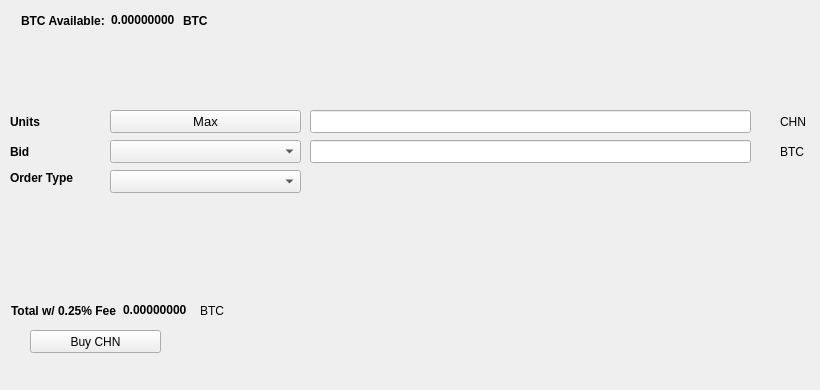
   <widget class="QWidget" name="BuyTab">
    <attribute name="title">
     <string>Buy</string>
    </attribute>
    <widget class="QPushButton" name="BuyCHN">
     <property name="geometry">
      <rect>
       <x>30</x>
       <y>330</y>
       <width>131</width>
       <height>23</height>
      </rect>
     </property>
     <property name="text">
      <string>Buy CHN</string>
     </property>
     <property name="icon">
      <iconset resource="../chronos.qrc">
       <normaloff>:/icons/bitcoin</normaloff>:/icons/bitcoin</iconset>
     </property>
    </widget>
    <widget class="QLabel" name="label_3">
     <property name="geometry">
      <rect>
       <x>10</x>
       <y>110</y>
       <width>46</width>
       <height>23</height>
      </rect>
     </property>
     <property name="font">
      <font>
       <weight>75</weight>
       <bold>true</bold>
      </font>
     </property>
     <property name="text">
      <string>Units</string>
     </property>
    </widget>
    <widget class="QLineEdit" name="UnitsInput">
     <property name="geometry">
      <rect>
       <x>310</x>
       <y>110</y>
       <width>441</width>
       <height>23</height>
      </rect>
     </property>
     <property name="font">
      <font>
       <pointsize>9</pointsize>
       <weight>75</weight>
       <bold>true</bold>
      </font>
     </property>
    </widget>
    <widget class="QLineEdit" name="BuyBidPriceEdit">
     <property name="geometry">
      <rect>
       <x>310</x>
       <y>140</y>
       <width>441</width>
       <height>23</height>
      </rect>
     </property>
     <property name="font">
      <font>
       <pointsize>9</pointsize>
       <weight>75</weight>
       <bold>true</bold>
      </font>
     </property>
    </widget>
    <widget class="QLabel" name="label_4">
     <property name="geometry">
      <rect>
       <x>780</x>
       <y>110</y>
       <width>31</width>
       <height>23</height>
      </rect>
     </property>
     <property name="text">
      <string>CHN</string>
     </property>
    </widget>
    <widget class="QLabel" name="label_5">
     <property name="geometry">
      <rect>
       <x>780</x>
       <y>140</y>
       <width>31</width>
       <height>23</height>
      </rect>
     </property>
     <property name="text">
      <string>BTC</string>
     </property>
    </widget>
    <widget class="QLabel" name="label_6">
     <property name="geometry">
      <rect>
       <x>10</x>
       <y>140</y>
       <width>46</width>
       <height>23</height>
      </rect>
     </property>
     <property name="font">
      <font>
       <weight>75</weight>
       <bold>true</bold>
      </font>
     </property>
     <property name="text">
      <string>Bid</string>
     </property>
    </widget>
    <widget class="QLabel" name="label_7">
     <property name="geometry">
      <rect>
       <x>10</x>
       <y>170</y>
       <width>91</width>
       <height>16</height>
      </rect>
     </property>
     <property name="font">
      <font>
       <weight>75</weight>
       <bold>true</bold>
      </font>
     </property>
     <property name="text">
      <string>Order Type</string>
     </property>
    </widget>
    <widget class="QPushButton" name="Buy_Max_Amount">
     <property name="geometry">
      <rect>
       <x>110</x>
       <y>110</y>
       <width>191</width>
       <height>23</height>
      </rect>
     </property>
     <property name="font">
      <font>
       <pointsize>10</pointsize>
      </font>
     </property>
     <property name="text">
      <string>Max</string>
     </property>
    </widget>
    <widget class="QComboBox" name="BuyBidcomboBox">
     <property name="geometry">
      <rect>
       <x>110</x>
       <y>140</y>
       <width>191</width>
       <height>23</height>
      </rect>
     </property>
     <property name="font">
      <font>
       <pointsize>10</pointsize>
      </font>
     </property>
    </widget>
    <widget class="QComboBox" name="buyOrdertypeCombo">
     <property name="geometry">
      <rect>
       <x>110</x>
       <y>170</y>
       <width>191</width>
       <height>23</height>
      </rect>
     </property>
     <property name="font">
      <font>
       <pointsize>10</pointsize>
      </font>
     </property>
    </widget>
    <widget class="QWidget" name="layoutWidget1">
     <property name="geometry">
      <rect>
       <x>21</x>
       <y>11</y>
       <width>227</width>
       <height>19</height>
      </rect>
     </property>
     <layout class="QHBoxLayout" name="horizontalLayout_3">
      <item>
       <widget class="QLabel" name="label232">
        <property name="font">
         <font>
          <weight>75</weight>
          <bold>true</bold>
         </font>
        </property>
        <property name="text">
         <string>BTC Available:</string>
        </property>
       </widget>
      </item>
      <item>
       <widget class="QLabel" name="BtcAvailableLbl">
        <property name="palette">
         <palette>
          <active>
           <colorrole role="WindowText">
            <brush brushstyle="SolidPattern">
             <color alpha="255">
              <red>0</red>
              <green>0</green>
              <blue>0</blue>
             </color>
            </brush>
           </colorrole>
           <colorrole role="Button">
            <brush brushstyle="SolidPattern">
             <color alpha="255">
              <red>0</red>
              <green>170</green>
              <blue>0</blue>
             </color>
            </brush>
           </colorrole>
           <colorrole role="Light">
            <brush brushstyle="SolidPattern">
             <color alpha="255">
              <red>0</red>
              <green>255</green>
              <blue>0</blue>
             </color>
            </brush>
           </colorrole>
           <colorrole role="Midlight">
            <brush brushstyle="SolidPattern">
             <color alpha="255">
              <red>0</red>
              <green>212</green>
              <blue>0</blue>
             </color>
            </brush>
           </colorrole>
           <colorrole role="Dark">
            <brush brushstyle="SolidPattern">
             <color alpha="255">
              <red>0</red>
              <green>85</green>
              <blue>0</blue>
             </color>
            </brush>
           </colorrole>
           <colorrole role="Mid">
            <brush brushstyle="SolidPattern">
             <color alpha="255">
              <red>0</red>
              <green>113</green>
              <blue>0</blue>
             </color>
            </brush>
           </colorrole>
           <colorrole role="Text">
            <brush brushstyle="SolidPattern">
             <color alpha="255">
              <red>0</red>
              <green>170</green>
              <blue>0</blue>
             </color>
            </brush>
           </colorrole>
           <colorrole role="BrightText">
            <brush brushstyle="SolidPattern">
             <color alpha="255">
              <red>255</red>
              <green>255</green>
              <blue>255</blue>
             </color>
            </brush>
           </colorrole>
           <colorrole role="ButtonText">
            <brush brushstyle="SolidPattern">
             <color alpha="255">
              <red>0</red>
              <green>0</green>
              <blue>0</blue>
             </color>
            </brush>
           </colorrole>
           <colorrole role="Base">
            <brush brushstyle="SolidPattern">
             <color alpha="255">
              <red>255</red>
              <green>255</green>
              <blue>255</blue>
             </color>
            </brush>
           </colorrole>
           <colorrole role="Window">
            <brush brushstyle="SolidPattern">
             <color alpha="255">
              <red>0</red>
              <green>170</green>
              <blue>0</blue>
             </color>
            </brush>
           </colorrole>
           <colorrole role="Shadow">
            <brush brushstyle="SolidPattern">
             <color alpha="255">
              <red>0</red>
              <green>0</green>
              <blue>0</blue>
             </color>
            </brush>
           </colorrole>
           <colorrole role="AlternateBase">
            <brush brushstyle="SolidPattern">
             <color alpha="255">
              <red>127</red>
              <green>212</green>
              <blue>127</blue>
             </color>
            </brush>
           </colorrole>
           <colorrole role="ToolTipBase">
            <brush brushstyle="SolidPattern">
             <color alpha="255">
              <red>255</red>
              <green>255</green>
              <blue>220</blue>
             </color>
            </brush>
           </colorrole>
           <colorrole role="ToolTipText">
            <brush brushstyle="SolidPattern">
             <color alpha="255">
              <red>0</red>
              <green>0</green>
              <blue>0</blue>
             </color>
            </brush>
           </colorrole>
          </active>
          <inactive>
           <colorrole role="WindowText">
            <brush brushstyle="SolidPattern">
             <color alpha="255">
              <red>0</red>
              <green>0</green>
              <blue>0</blue>
             </color>
            </brush>
           </colorrole>
           <colorrole role="Button">
            <brush brushstyle="SolidPattern">
             <color alpha="255">
              <red>0</red>
              <green>170</green>
              <blue>0</blue>
             </color>
            </brush>
           </colorrole>
           <colorrole role="Light">
            <brush brushstyle="SolidPattern">
             <color alpha="255">
              <red>0</red>
              <green>255</green>
              <blue>0</blue>
             </color>
            </brush>
           </colorrole>
           <colorrole role="Midlight">
            <brush brushstyle="SolidPattern">
             <color alpha="255">
              <red>0</red>
              <green>212</green>
              <blue>0</blue>
             </color>
            </brush>
           </colorrole>
           <colorrole role="Dark">
            <brush brushstyle="SolidPattern">
             <color alpha="255">
              <red>0</red>
              <green>85</green>
              <blue>0</blue>
             </color>
            </brush>
           </colorrole>
           <colorrole role="Mid">
            <brush brushstyle="SolidPattern">
             <color alpha="255">
              <red>0</red>
              <green>113</green>
              <blue>0</blue>
             </color>
            </brush>
           </colorrole>
           <colorrole role="Text">
            <brush brushstyle="SolidPattern">
             <color alpha="255">
              <red>0</red>
              <green>170</green>
              <blue>0</blue>
             </color>
            </brush>
           </colorrole>
           <colorrole role="BrightText">
            <brush brushstyle="SolidPattern">
             <color alpha="255">
              <red>255</red>
              <green>255</green>
              <blue>255</blue>
             </color>
            </brush>
           </colorrole>
           <colorrole role="ButtonText">
            <brush brushstyle="SolidPattern">
             <color alpha="255">
              <red>0</red>
              <green>0</green>
              <blue>0</blue>
             </color>
            </brush>
           </colorrole>
           <colorrole role="Base">
            <brush brushstyle="SolidPattern">
             <color alpha="255">
              <red>255</red>
              <green>255</green>
              <blue>255</blue>
             </color>
            </brush>
           </colorrole>
           <colorrole role="Window">
            <brush brushstyle="SolidPattern">
             <color alpha="255">
              <red>0</red>
              <green>170</green>
              <blue>0</blue>
             </color>
            </brush>
           </colorrole>
           <colorrole role="Shadow">
            <brush brushstyle="SolidPattern">
             <color alpha="255">
              <red>0</red>
              <green>0</green>
              <blue>0</blue>
             </color>
            </brush>
           </colorrole>
           <colorrole role="AlternateBase">
            <brush brushstyle="SolidPattern">
             <color alpha="255">
              <red>127</red>
              <green>212</green>
              <blue>127</blue>
             </color>
            </brush>
           </colorrole>
           <colorrole role="ToolTipBase">
            <brush brushstyle="SolidPattern">
             <color alpha="255">
              <red>255</red>
              <green>255</green>
              <blue>220</blue>
             </color>
            </brush>
           </colorrole>
           <colorrole role="ToolTipText">
            <brush brushstyle="SolidPattern">
             <color alpha="255">
              <red>0</red>
              <green>0</green>
              <blue>0</blue>
             </color>
            </brush>
           </colorrole>
          </inactive>
          <disabled>
           <colorrole role="WindowText">
            <brush brushstyle="SolidPattern">
             <color alpha="255">
              <red>0</red>
              <green>85</green>
              <blue>0</blue>
             </color>
            </brush>
           </colorrole>
           <colorrole role="Button">
            <brush brushstyle="SolidPattern">
             <color alpha="255">
              <red>0</red>
              <green>170</green>
              <blue>0</blue>
             </color>
            </brush>
           </colorrole>
           <colorrole role="Light">
            <brush brushstyle="SolidPattern">
             <color alpha="255">
              <red>0</red>
              <green>255</green>
              <blue>0</blue>
             </color>
            </brush>
           </colorrole>
           <colorrole role="Midlight">
            <brush brushstyle="SolidPattern">
             <color alpha="255">
              <red>0</red>
              <green>212</green>
              <blue>0</blue>
             </color>
            </brush>
           </colorrole>
           <colorrole role="Dark">
            <brush brushstyle="SolidPattern">
             <color alpha="255">
              <red>0</red>
              <green>85</green>
              <blue>0</blue>
             </color>
            </brush>
           </colorrole>
           <colorrole role="Mid">
            <brush brushstyle="SolidPattern">
             <color alpha="255">
              <red>0</red>
              <green>113</green>
              <blue>0</blue>
             </color>
            </brush>
           </colorrole>
           <colorrole role="Text">
            <brush brushstyle="SolidPattern">
             <color alpha="255">
              <red>0</red>
              <green>85</green>
              <blue>0</blue>
             </color>
            </brush>
           </colorrole>
           <colorrole role="BrightText">
            <brush brushstyle="SolidPattern">
             <color alpha="255">
              <red>255</red>
              <green>255</green>
              <blue>255</blue>
             </color>
            </brush>
           </colorrole>
           <colorrole role="ButtonText">
            <brush brushstyle="SolidPattern">
             <color alpha="255">
              <red>0</red>
              <green>85</green>
              <blue>0</blue>
             </color>
            </brush>
           </colorrole>
           <colorrole role="Base">
            <brush brushstyle="SolidPattern">
             <color alpha="255">
              <red>0</red>
              <green>170</green>
              <blue>0</blue>
             </color>
            </brush>
           </colorrole>
           <colorrole role="Window">
            <brush brushstyle="SolidPattern">
             <color alpha="255">
              <red>0</red>
              <green>170</green>
              <blue>0</blue>
             </color>
            </brush>
           </colorrole>
           <colorrole role="Shadow">
            <brush brushstyle="SolidPattern">
             <color alpha="255">
              <red>0</red>
              <green>0</green>
              <blue>0</blue>
             </color>
            </brush>
           </colorrole>
           <colorrole role="AlternateBase">
            <brush brushstyle="SolidPattern">
             <color alpha="255">
              <red>0</red>
              <green>170</green>
              <blue>0</blue>
             </color>
            </brush>
           </colorrole>
           <colorrole role="ToolTipBase">
            <brush brushstyle="SolidPattern">
             <color alpha="255">
              <red>255</red>
              <green>255</green>
              <blue>220</blue>
             </color>
            </brush>
           </colorrole>
           <colorrole role="ToolTipText">
            <brush brushstyle="SolidPattern">
             <color alpha="255">
              <red>0</red>
              <green>0</green>
              <blue>0</blue>
             </color>
            </brush>
           </colorrole>
          </disabled>
         </palette>
        </property>
        <property name="font">
         <font>
          <weight>75</weight>
          <bold>true</bold>
         </font>
        </property>
        <property name="text">
         <string>0.00000000</string>
        </property>
        <property name="textInteractionFlags">
         <set>Qt::LinksAccessibleByMouse|Qt::TextSelectableByKeyboard|Qt::TextSelectableByMouse</set>
        </property>
       </widget>
      </item>
      <item>
       <widget class="QLabel" name="BtcAvailableLbl_2">
        <property name="font">
         <font>
          <weight>75</weight>
          <bold>true</bold>
         </font>
        </property>
        <property name="text">
         <string>BTC</string>
        </property>
       </widget>
      </item>
     </layout>
    </widget>
    <widget class="QWidget" name="layoutWidge2">
     <property name="geometry">
      <rect>
       <x>11</x>
       <y>301</y>
       <width>259</width>
       <height>19</height>
      </rect>
     </property>
     <layout class="QHBoxLayout" name="horizontalLayout_4">
      <item>
       <widget class="QLabel" name="label_9">
        <property name="font">
         <font>
          <weight>75</weight>
          <bold>true</bold>
         </font>
        </property>
        <property name="text">
         <string>Total w/ 0.25% Fee</string>
        </property>
       </widget>
      </item>
      <item>
       <widget class="QLabel" name="BuyCostLabel">
        <property name="palette">
         <palette>
          <active>
           <colorrole role="WindowText">
            <brush brushstyle="SolidPattern">
             <color alpha="255">
              <red>0</red>
              <green>0</green>
              <blue>0</blue>
             </color>
            </brush>
           </colorrole>
           <colorrole role="Button">
            <brush brushstyle="SolidPattern">
             <color alpha="255">
              <red>0</red>
              <green>170</green>
              <blue>0</blue>
             </color>
            </brush>
           </colorrole>
           <colorrole role="Light">
            <brush brushstyle="SolidPattern">
             <color alpha="255">
              <red>0</red>
              <green>255</green>
              <blue>0</blue>
             </color>
            </brush>
           </colorrole>
           <colorrole role="Midlight">
            <brush brushstyle="SolidPattern">
             <color alpha="255">
              <red>0</red>
              <green>212</green>
              <blue>0</blue>
             </color>
            </brush>
           </colorrole>
           <colorrole role="Dark">
            <brush brushstyle="SolidPattern">
             <color alpha="255">
              <red>0</red>
              <green>85</green>
              <blue>0</blue>
             </color>
            </brush>
           </colorrole>
           <colorrole role="Mid">
            <brush brushstyle="SolidPattern">
             <color alpha="255">
              <red>0</red>
              <green>113</green>
              <blue>0</blue>
             </color>
            </brush>
           </colorrole>
           <colorrole role="Text">
            <brush brushstyle="SolidPattern">
             <color alpha="255">
              <red>0</red>
              <green>170</green>
              <blue>0</blue>
             </color>
            </brush>
           </colorrole>
           <colorrole role="BrightText">
            <brush brushstyle="SolidPattern">
             <color alpha="255">
              <red>255</red>
              <green>255</green>
              <blue>255</blue>
             </color>
            </brush>
           </colorrole>
           <colorrole role="ButtonText">
            <brush brushstyle="SolidPattern">
             <color alpha="255">
              <red>0</red>
              <green>0</green>
              <blue>0</blue>
             </color>
            </brush>
           </colorrole>
           <colorrole role="Base">
            <brush brushstyle="SolidPattern">
             <color alpha="255">
              <red>255</red>
              <green>255</green>
              <blue>255</blue>
             </color>
            </brush>
           </colorrole>
           <colorrole role="Window">
            <brush brushstyle="SolidPattern">
             <color alpha="255">
              <red>0</red>
              <green>170</green>
              <blue>0</blue>
             </color>
            </brush>
           </colorrole>
           <colorrole role="Shadow">
            <brush brushstyle="SolidPattern">
             <color alpha="255">
              <red>0</red>
              <green>0</green>
              <blue>0</blue>
             </color>
            </brush>
           </colorrole>
           <colorrole role="AlternateBase">
            <brush brushstyle="SolidPattern">
             <color alpha="255">
              <red>127</red>
              <green>212</green>
              <blue>127</blue>
             </color>
            </brush>
           </colorrole>
           <colorrole role="ToolTipBase">
            <brush brushstyle="SolidPattern">
             <color alpha="255">
              <red>255</red>
              <green>255</green>
              <blue>220</blue>
             </color>
            </brush>
           </colorrole>
           <colorrole role="ToolTipText">
            <brush brushstyle="SolidPattern">
             <color alpha="255">
              <red>0</red>
              <green>0</green>
              <blue>0</blue>
             </color>
            </brush>
           </colorrole>
          </active>
          <inactive>
           <colorrole role="WindowText">
            <brush brushstyle="SolidPattern">
             <color alpha="255">
              <red>0</red>
              <green>0</green>
              <blue>0</blue>
             </color>
            </brush>
           </colorrole>
           <colorrole role="Button">
            <brush brushstyle="SolidPattern">
             <color alpha="255">
              <red>0</red>
              <green>170</green>
              <blue>0</blue>
             </color>
            </brush>
           </colorrole>
           <colorrole role="Light">
            <brush brushstyle="SolidPattern">
             <color alpha="255">
              <red>0</red>
              <green>255</green>
              <blue>0</blue>
             </color>
            </brush>
           </colorrole>
           <colorrole role="Midlight">
            <brush brushstyle="SolidPattern">
             <color alpha="255">
              <red>0</red>
              <green>212</green>
              <blue>0</blue>
             </color>
            </brush>
           </colorrole>
           <colorrole role="Dark">
            <brush brushstyle="SolidPattern">
             <color alpha="255">
              <red>0</red>
              <green>85</green>
              <blue>0</blue>
             </color>
            </brush>
           </colorrole>
           <colorrole role="Mid">
            <brush brushstyle="SolidPattern">
             <color alpha="255">
              <red>0</red>
              <green>113</green>
              <blue>0</blue>
             </color>
            </brush>
           </colorrole>
           <colorrole role="Text">
            <brush brushstyle="SolidPattern">
             <color alpha="255">
              <red>0</red>
              <green>170</green>
              <blue>0</blue>
             </color>
            </brush>
           </colorrole>
           <colorrole role="BrightText">
            <brush brushstyle="SolidPattern">
             <color alpha="255">
              <red>255</red>
              <green>255</green>
              <blue>255</blue>
             </color>
            </brush>
           </colorrole>
           <colorrole role="ButtonText">
            <brush brushstyle="SolidPattern">
             <color alpha="255">
              <red>0</red>
              <green>0</green>
              <blue>0</blue>
             </color>
            </brush>
           </colorrole>
           <colorrole role="Base">
            <brush brushstyle="SolidPattern">
             <color alpha="255">
              <red>255</red>
              <green>255</green>
              <blue>255</blue>
             </color>
            </brush>
           </colorrole>
           <colorrole role="Window">
            <brush brushstyle="SolidPattern">
             <color alpha="255">
              <red>0</red>
              <green>170</green>
              <blue>0</blue>
             </color>
            </brush>
           </colorrole>
           <colorrole role="Shadow">
            <brush brushstyle="SolidPattern">
             <color alpha="255">
              <red>0</red>
              <green>0</green>
              <blue>0</blue>
             </color>
            </brush>
           </colorrole>
           <colorrole role="AlternateBase">
            <brush brushstyle="SolidPattern">
             <color alpha="255">
              <red>127</red>
              <green>212</green>
              <blue>127</blue>
             </color>
            </brush>
           </colorrole>
           <colorrole role="ToolTipBase">
            <brush brushstyle="SolidPattern">
             <color alpha="255">
              <red>255</red>
              <green>255</green>
              <blue>220</blue>
             </color>
            </brush>
           </colorrole>
           <colorrole role="ToolTipText">
            <brush brushstyle="SolidPattern">
             <color alpha="255">
              <red>0</red>
              <green>0</green>
              <blue>0</blue>
             </color>
            </brush>
           </colorrole>
          </inactive>
          <disabled>
           <colorrole role="WindowText">
            <brush brushstyle="SolidPattern">
             <color alpha="255">
              <red>0</red>
              <green>85</green>
              <blue>0</blue>
             </color>
            </brush>
           </colorrole>
           <colorrole role="Button">
            <brush brushstyle="SolidPattern">
             <color alpha="255">
              <red>0</red>
              <green>170</green>
              <blue>0</blue>
             </color>
            </brush>
           </colorrole>
           <colorrole role="Light">
            <brush brushstyle="SolidPattern">
             <color alpha="255">
              <red>0</red>
              <green>255</green>
              <blue>0</blue>
             </color>
            </brush>
           </colorrole>
           <colorrole role="Midlight">
            <brush brushstyle="SolidPattern">
             <color alpha="255">
              <red>0</red>
              <green>212</green>
              <blue>0</blue>
             </color>
            </brush>
           </colorrole>
           <colorrole role="Dark">
            <brush brushstyle="SolidPattern">
             <color alpha="255">
              <red>0</red>
              <green>85</green>
              <blue>0</blue>
             </color>
            </brush>
           </colorrole>
           <colorrole role="Mid">
            <brush brushstyle="SolidPattern">
             <color alpha="255">
              <red>0</red>
              <green>113</green>
              <blue>0</blue>
             </color>
            </brush>
           </colorrole>
           <colorrole role="Text">
            <brush brushstyle="SolidPattern">
             <color alpha="255">
              <red>0</red>
              <green>85</green>
              <blue>0</blue>
             </color>
            </brush>
           </colorrole>
           <colorrole role="BrightText">
            <brush brushstyle="SolidPattern">
             <color alpha="255">
              <red>255</red>
              <green>255</green>
              <blue>255</blue>
             </color>
            </brush>
           </colorrole>
           <colorrole role="ButtonText">
            <brush brushstyle="SolidPattern">
             <color alpha="255">
              <red>0</red>
              <green>85</green>
              <blue>0</blue>
             </color>
            </brush>
           </colorrole>
           <colorrole role="Base">
            <brush brushstyle="SolidPattern">
             <color alpha="255">
              <red>0</red>
              <green>170</green>
              <blue>0</blue>
             </color>
            </brush>
           </colorrole>
           <colorrole role="Window">
            <brush brushstyle="SolidPattern">
             <color alpha="255">
              <red>0</red>
              <green>170</green>
              <blue>0</blue>
             </color>
            </brush>
           </colorrole>
           <colorrole role="Shadow">
            <brush brushstyle="SolidPattern">
             <color alpha="255">
              <red>0</red>
              <green>0</green>
              <blue>0</blue>
             </color>
            </brush>
           </colorrole>
           <colorrole role="AlternateBase">
            <brush brushstyle="SolidPattern">
             <color alpha="255">
              <red>0</red>
              <green>170</green>
              <blue>0</blue>
             </color>
            </brush>
           </colorrole>
           <colorrole role="ToolTipBase">
            <brush brushstyle="SolidPattern">
             <color alpha="255">
              <red>255</red>
              <green>255</green>
              <blue>220</blue>
             </color>
            </brush>
           </colorrole>
           <colorrole role="ToolTipText">
            <brush brushstyle="SolidPattern">
             <color alpha="255">
              <red>0</red>
              <green>0</green>
              <blue>0</blue>
             </color>
            </brush>
           </colorrole>
          </disabled>
         </palette>
        </property>
        <property name="font">
         <font>
          <weight>75</weight>
          <bold>true</bold>
         </font>
        </property>
        <property name="autoFillBackground">
         <bool>false</bool>
        </property>
        <property name="text">
         <string>0.00000000</string>
        </property>
        <property name="textInteractionFlags">
         <set>Qt::LinksAccessibleByMouse|Qt::TextSelectableByMouse</set>
        </property>
       </widget>
      </item>
      <item>
       <widget class="QLabel" name="label_10">
        <property name="font">
         <font>
          <weight>50</weight>
          <bold>false</bold>
         </font>
        </property>
        <property name="text">
         <string>BTC</string>
        </property>
       </widget>
      </item>
     </layout>
    </widget>
    <widget class="QLabel" name="label_24">
     <property name="geometry">
      <rect>
       <x>460</x>
       <y>300</y>
       <width>281</width>
       <height>81</height>
      </rect>
     </property>
     <property name="text">
      <string/>
     </property>
     <property name="pixmap">
      <pixmap>:/images/bittrex</pixmap>
     </property>
    </widget>
   </widget>
